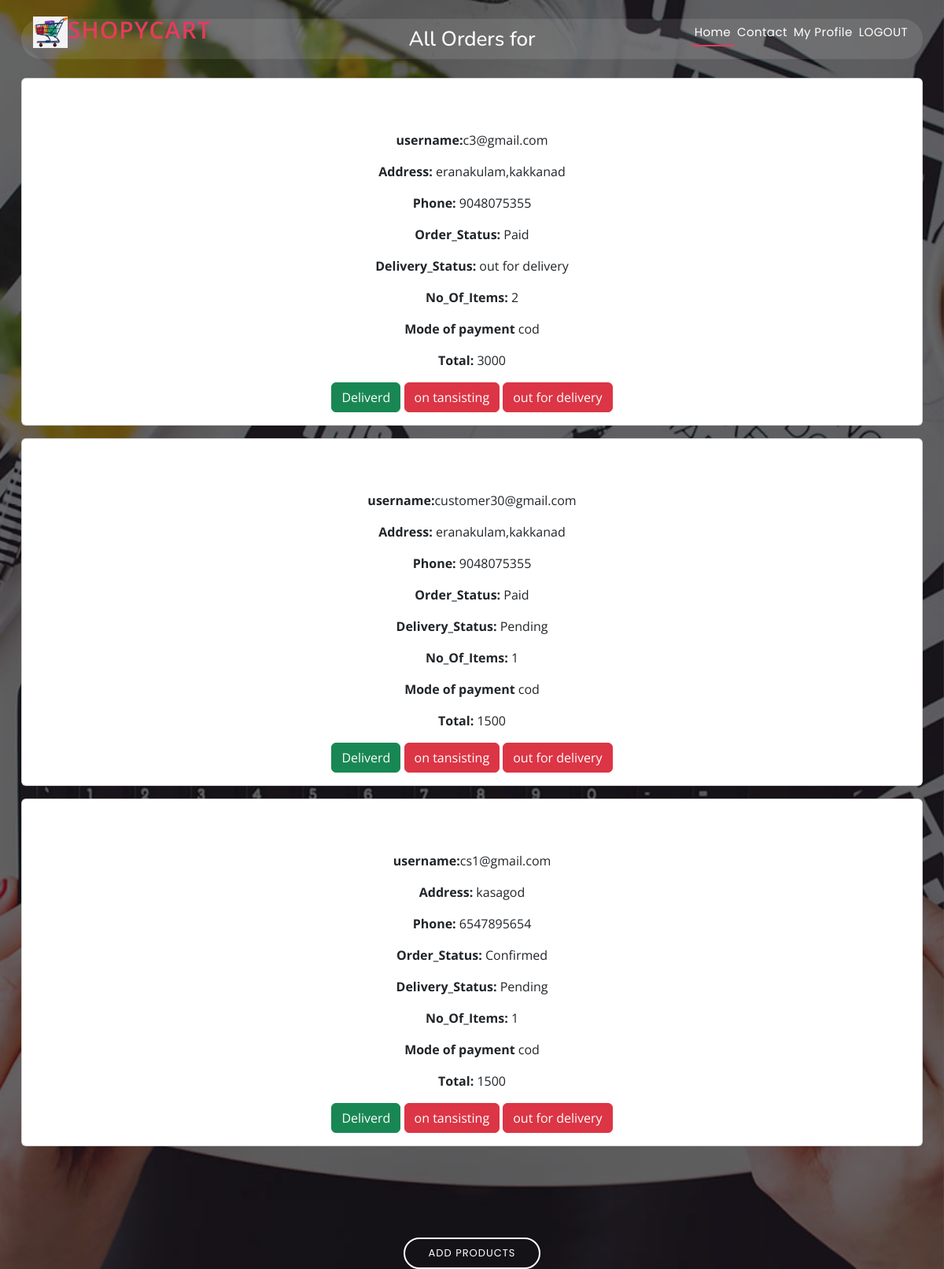
The app's page /all-orders/12/ (signed in) with its own data.
### cart/models.py (models this page shows, shortened)
class Order(models.Model):
    status_choices = (('Confirmed', 'Confirmed'),
                      ('Pending', 'Pending'))
    dstatus_choices = (('Delivered', 'Delivered'),
                      ('Pending', 'Pending'),
                      ('Out for delivery','Out for delivery'),
                      ("Transisting",'Transisting'))
    user=models.ForeignKey(User,on_delete=models.CASCADE)
    products=models.ForeignKey(Product,on_delete=models.CASCADE)
    address=models.TextField()
    phone=models.CharField(max_length=100)
    order_status=models.CharField(max_length=30,default='Pending',choices=status_choices)
    delivery_status=models.CharField(max_length=50,default='Pending',choices=dstatus_choices)
    no_of_items=models.IntegerField()
    date_added=models.DateTimeField(auto_now_add=True)
    mode_of_payment=models.CharField(max_length=50,default="cod")
    def sub_total(self):
        return self.no_of_items*self.products.price

### users/models.py (models this page shows)
class User(AbstractUser):
    is_seller=models.BooleanField(default=False)
    is_customer=models.BooleanField(default=False)

### ecommerceapp/models.py (models this page shows, shortened)
class Product(models.Model):
    product_name=models.CharField(max_length=100)
    category=models.ForeignKey(Category,on_delete=models.CASCADE)
    brand=models. CharField(max_length=50,null=True)
    price=models.IntegerField(default=0)
    description=models.CharField(max_length=100,null=True)
    image=models.ImageField(upload_to='images/images')
    stock=models.IntegerField(null=True)
    is_sold= models.BooleanField(default=False,null=True)
    created_by = models.ForeignKey(User, related_name='items',on_delete=models.CASCADE,null=True)
    created_at = models.DateTimeField(auto_now_add=True,null=True)

### ecommerceapp/views.py (the view)
# urls.py: path('all-orders/<int:pk>/',views.all_customers,name="all-orders"),
@login_required
def all_customers(request, pk):
    try:
        products = Product.objects.get(pk=pk)
        orders = products.order_set.all()
        context = {'products': products, 'orders': orders}
        return render(request, 'all_orders.html', context)
    except Product.DoesNotExist:
        return HttpResponseNotFound('<h1>Produt not found </h1>')

### templates/all_orders.html
{% extends 'base.html' %}
{% block content %}
<div class="container-fluid" style="margin-bottom: 100px; overflow-x: auto;">
    <h3 class="my-4">All Orders for {{ product.product_name}}</h3>
    {% if orders %}
        {% for order in orders %}
            <div class="card mb-3">
                <div class="card-body">
                    <h3 class="card-title"></h3>
                    <p class="card-text"><strong>username:</strong>{{order.user.email}}</p>
                    <p class="card-text"><strong>Address:</strong> {{order.address}}</p>
                    <p class="card-text"><strong>Phone:</strong> {{order.phone}}</p>
                    <p class="card-text"><strong>Order_Status:</strong> {{ order.order_status}}</p>
                    <p class="card-text"><strong>Delivery_Status:</strong> {{order.delivery_status}}</p>
                    <p class="card-text"><strong>No_Of_Items:</strong> {{ order.no_of_items }}</p>
                    <p class="card-text"><strong>Mode of payment</strong> {{ order.mode_of_payment }}</p>
                    <p class="card-text"><strong>Total:</strong> {{ order.sub_total}}</p>
                    <a href="{% url 'ecommerceapp:change-status' order.id 'Confirmed' %}" class="btn btn-success mr-2">Deliverd</a>
                    <a href="{% url 'ecommerceapp:change-status' order.id 'on tansisting' %}" class="btn btn-danger">on tansisting</a>
                    <a href="{% url 'ecommerceapp:change-status' order.id 'out for delivery' %}" class="btn btn-danger">out for delivery</a>
                </div>
            </div>
        {% endfor %}
    {% else %}
        <div class="alert alert-info" role="alert">
            No orders found for this product.
        </div>
    {% endif %}
</div>
{% endblock %}

### static/assets/css/style.css (style rules this page uses)
body { font-family: "Open Sans", sans-serif; color: #444444; }
a { color: #e43c5c; text-decoration: none; }
h1, h2, h3, h4, h5, h6 { font-family: "Nunito", sans-serif; }
#hero h3 { background: rgba(255, 255, 255, 0.1); color: #fff; font-size: 26px; padding: 10px 30px; margin-bottom: 30px; border-radius: 50px; }

### records on screen
Order: user.email "c3@gmail.com", address "eranakulam,kakkanad", phone "9048075355", order_status "Paid", delivery_status "out for delivery", no_of_items "2", mode_of_payment "cod", sub_total "3000"
Order: user.email "customer30@gmail.com", address "eranakulam,kakkanad", phone "9048075355", order_status "Paid", delivery_status "Pending", no_of_items "1", mode_of_payment "cod", sub_total "1500"
Order: user.email "cs1@gmail.com", address "kasagod", phone "6547895654", order_status "Confirmed", delivery_status "Pending", no_of_items "1", mode_of_payment "cod", sub_total "1500"
